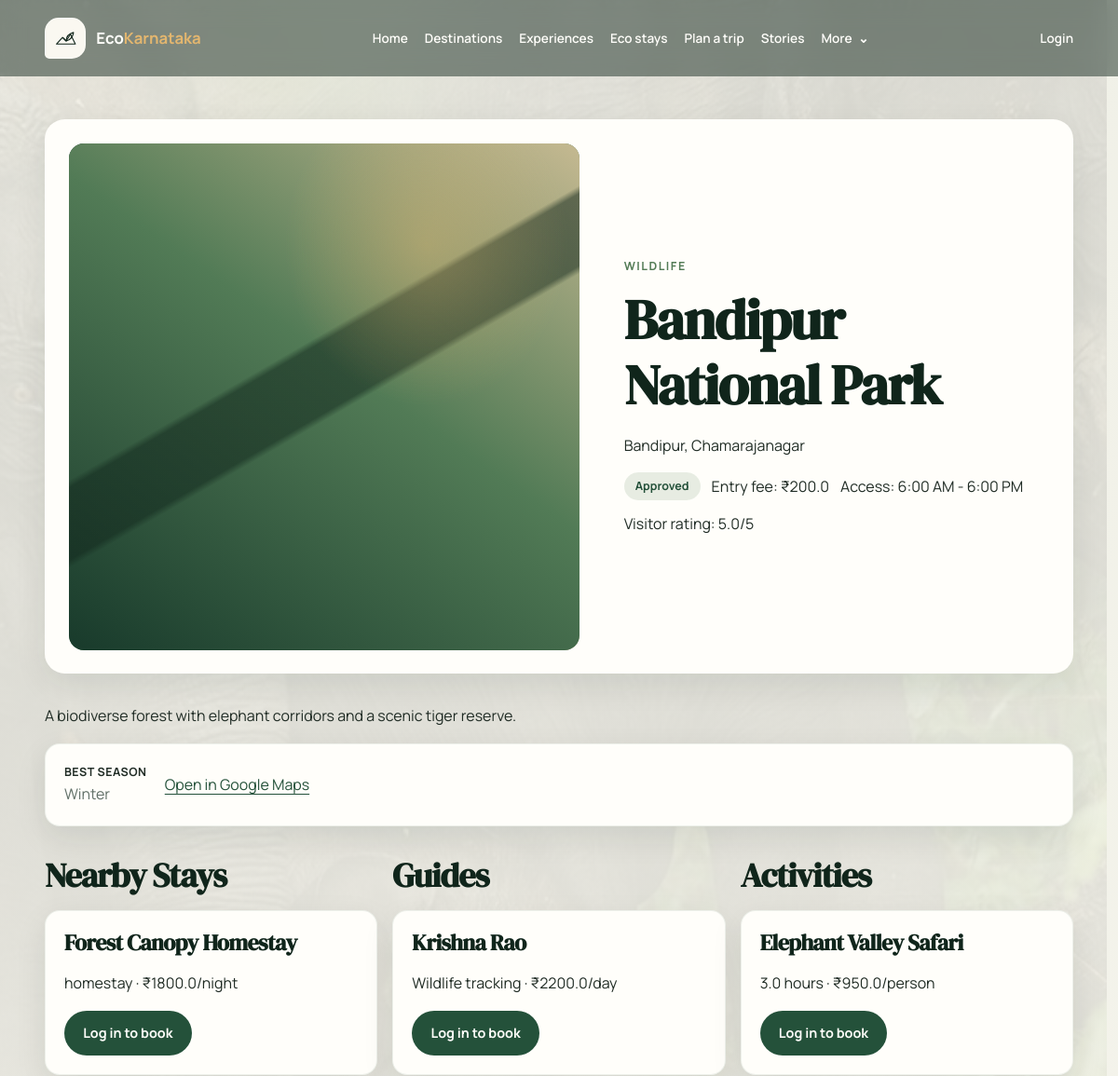
Before: /places/1 (upper part) with the older database file.
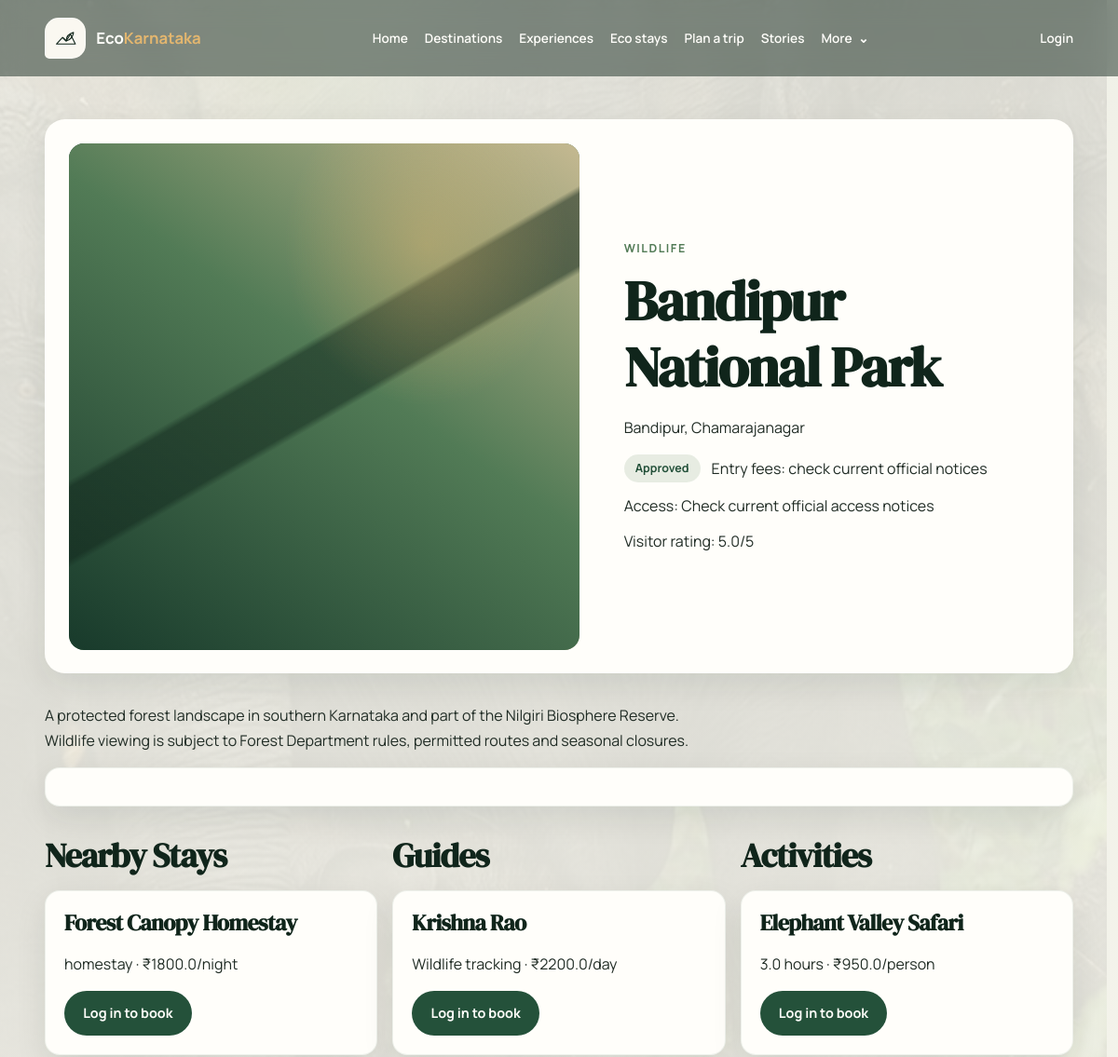
After: the same page with the newer database file.
### app/models.py (models this page shows)
class Place(SQLModel, table=True):
    id: Optional[int] = Field(default=None, primary_key=True)
    place_name: str
    location: str
    category: str
    description: str
    entry_fee: float = 0.0
    visiting_hours: str = "9:00 AM - 5:00 PM"
    status: str = "pending"
    district: Optional[str] = None
    latitude: Optional[float] = None
    longitude: Optional[float] = None
    image_url: Optional[str] = None
    best_season: Optional[str] = None
    eco_rating: Optional[float] = None
    created_by: Optional[int] = Field(default=None, foreign_key="user.id")
    created_at: datetime = Field(default_factory=datetime.utcnow)

### app/routers/places.py (the view)
@router.get("/places/{place_id}")
def place_detail(request: Request, place_id: int, db: Session = Depends(get_db)):
    user = get_current_user_optional(request, db)
    place = db.get(Place, place_id)
    if not place or (
        place.status != "approved"
        and (user is None or (user.role != "admin" and place.created_by != user.id))
    ):
        return request.app.state.templates.TemplateResponse(
            "errors/404.html",
            {"request": request, "user": user},
            status_code=404,
        )
    reviews = db.exec(select(Review).where(Review.place_id == place_id).order_by(Review.created_at.desc())).all()
    review_rows = []
    for review in reviews:
        reviewer = db.get(User, review.user_id)
        review_rows.append({
            "id": review.id,
            "title": review.title,
            "comment": review.comment,
            "rating": review.rating,
            "user_id": review.user_id,
            "user": {"name": reviewer.name if reviewer else "Visitor"},
        })
    stays = db.exec(select(Stay).where(Stay.place_id == place_id)).all()
    guides = db.exec(select(Guide).where(Guide.place_id == place_id)).all()
    activities = db.exec(select(Activity).where(Activity.place_id == place_id)).all()
    average_rating = round(sum(r.rating for r in reviews) / len(reviews), 1) if reviews else 0
    return request.app.state.templates.TemplateResponse(
        "place_detail.html",
        {"request": request, "user": user, "place": place, "reviews": review_rows, "stays": stays, "guides": guides, "activities": activities, "average_rating": average_rating},
    )

### app/templates/place_detail.html (shortened to what the changed rows need)
{% extends "base.html" %}
{% block content %}
<section class="detail-header">
  <div class="detail-media">
  </div>
  <div>
    <p class="eyebrow">{{ place.category|title }}</p>
    <h1>{{ place.place_name }}</h1>
    <p>{{ place.location }}, {{ place.district or 'Karnataka' }}</p>
    <div class="meta-row">
      <span class="badge">{{ place.status|title }}</span>
      <span>{% if place.entry_fee %}Entry fee: ₹{{ place.entry_fee }}{% else %}Entry fees: check current official notices{% endif %}</span>
      <span>Access: {{ place.visiting_hours }}</span>
      <span>Visitor rating: {% if reviews %}{{ average_rating }}/5{% else %}Not rated{% endif %}</span>
    </div>
  </div>
</section>
<p>{{ place.description }}</p>
<div class="place-facts">
  {% if place.best_season %}<span><strong>Best season</strong>{{ place.best_season }}</span>{% endif %}
  {% if place.latitude is not none and place.longitude is not none %}
    <a href="https://www.google.com/maps?q={{ place.latitude }},{{ place.longitude }}" target="_blank" rel="noopener noreferrer">Open in Google Maps</a>
  {% endif %}
</div>
<div class="detail-grid">
  <div>
    <h2>Nearby Stays</h2>
  </div>
  <div>
    <h2>Guides</h2>
  </div>
  <div>
    <h2>Activities</h2>
  </div>
</div>
{% endblock %}

Changed rows visible on the page:
changed Place "Bandipur National Park": visiting_hours "6:00 AM - 6:00 PM" → "Check current official access notices"; description "A biodiverse forest with elephant corridors and a scenic tiger reserve." → "A protected forest landscape in southern Karnataka and part of the Nilgiri Biosphere Reserve. Wildlife viewing is subject to Forest Department rules, permitted routes and seasonal closures."; entry_fee "200.0" → (not shown); best_season "Winter" → (not shown); latitude 11.81 → empty (drawn)
Other visible differences:
text no longer shown: "Entry fee: ₹ BEST SEASON Open in Google Maps"
text now shown: "Entry fees: check current official notices"
